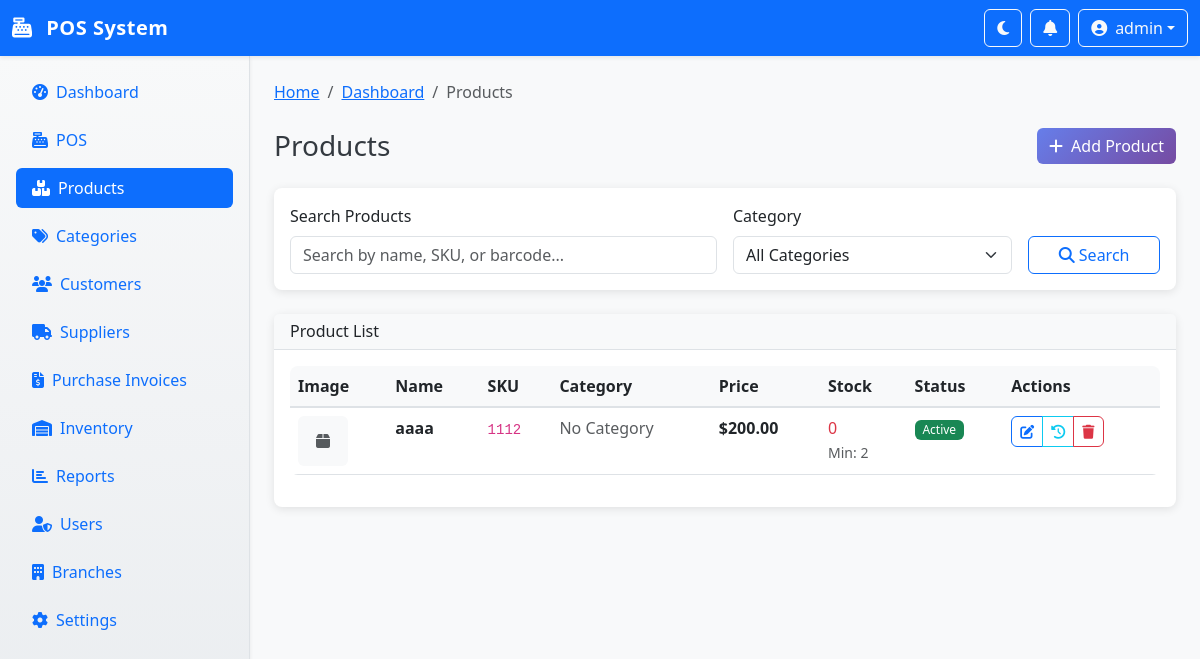
The page /products (signed in) on the database its author committed.
### app.py (models this page shows, shortened)
class User(UserMixin, db.Model):
    id = db.Column(db.Integer, primary_key=True)
    username = db.Column(db.String(80), unique=True, nullable=False)
    email = db.Column(db.String(120), unique=True, nullable=False)
    password_hash = db.Column(db.String(128), nullable=False)
    role = db.Column(db.String(20), nullable=False, default='cashier')  # admin, manager, cashier, inventory_manager
    is_active = db.Column(db.Boolean, default=True)
    branch_id = db.Column(db.Integer, db.ForeignKey('branch.id'), nullable=True)
    created_at = db.Column(db.DateTime, default=datetime.utcnow)
    last_login = db.Column(db.DateTime, nullable=True)
    branch = db.relationship('Branch', backref=db.backref('users', lazy=True))

class Product(db.Model):
    id = db.Column(db.Integer, primary_key=True)
    name = db.Column(db.String(200), nullable=False)
    description = db.Column(db.Text, nullable=True)
    sku = db.Column(db.String(50), unique=True, nullable=False)
    barcodes = db.Column(db.Text, nullable=True)  # JSON array of barcodes
    category_id = db.Column(db.Integer, db.ForeignKey('category.id'), nullable=True)
    price = db.Column(db.Float, nullable=False)
    cost_price = db.Column(db.Float, nullable=True)
    image = db.Column(db.String(255), nullable=True)
    is_active = db.Column(db.Boolean, default=True)
    track_inventory = db.Column(db.Boolean, default=True)
    min_stock = db.Column(db.Integer, default=0)
    max_stock = db.Column(db.Integer, nullable=True)
    box_qty = db.Column(db.Integer, default=1)  # Units per box
    is_favorite = db.Column(db.Boolean, default=False)  # Favorite product
    expiry_date = db.Column(db.Date, nullable=True)  # Expiration date
    created_at = db.Column(db.DateTime, default=datetime.utcnow)
    updated_at = db.Column(db.DateTime, default=datetime.utcnow, onupdate=datetime.utcnow)
    category = db.relationship('Category', backref=db.backref('products', lazy=True))
    inventories = db.relationship('Inventory', backref='product', lazy=True)
    @property
    def barcode_list(self):
        """Get barcodes as a list"""
        if self.barcodes:
            try:
                return json.loads(self.barcodes)
            except:
                return [self.barcodes] if self.barcodes else []
        return []

### app.py (the view, shortened to what this page needs)
@app.route('/products')
@login_required
def products():
    page = request.args.get('page', 1, type=int)
    per_page = 20
    search = request.args.get('search', '')
    query = Product.query.filter_by(is_active=True).order_by(Product.created_at.desc())
    products = query.paginate(page=page, per_page=per_page, error_out=False)
    categories = Category.query.filter_by(is_active=True).all()
    return render_template('products.html',
                         products=products,
                         categories=categories,
                         search=search)

### templates/products.html (shortened to what this page needs)
{% extends "base.html" %}
{% block breadcrumb_items %}
<li class="breadcrumb-item"><a href="{{ url_for('index') }}">Dashboard</a></li>
<li class="breadcrumb-item active">Products</li>
{% endblock %}
{% block content %}
<div class="row mb-4">
    <div class="col-12">
        <div class="d-flex justify-content-between align-items-center">
            <h1 class="h3 mb-0">Products</h1>
            <a href="{{ url_for('add_product') }}" class="btn btn-primary">
                <i class="fas fa-plus me-2"></i>Add Product
            </a>
        </div>
    </div>
</div>
<div class="row mb-4">
    <div class="col-12">
        <div class="card">
            <div class="card-body">
                <form method="GET" class="row g-3">
                    <div class="col-md-6">
                        <label class="form-label">Search Products</label>
                        <input type="text" class="form-control" name="search" value="{{ search }}" placeholder="Search by name, SKU, or barcode...">
                    </div>
                    <div class="col-md-4">
                        <label class="form-label">Category</label>
                        <select class="form-select" name="category">
                            <option value="">All Categories</option>
                        </select>
                    </div>
                    <div class="col-md-2">
                        <label class="form-label">&nbsp;</label>
                        <div class="d-grid">
                            <button type="submit" class="btn btn-outline-primary">
                                <i class="fas fa-search me-1"></i>Search
                            </button>
                        </div>
                    </div>
                </form>
            </div>
        </div>
    </div>
</div>
<div class="row">
    <div class="col-12">
        <div class="card">
            <div class="card-header">
                <h6 class="mb-0">Product List</h6>
            </div>
            <div class="card-body">
                {% if products.items %}
                <div class="table-responsive">
                    <table class="table table-hover">
                        <thead>
                            <tr>
                                <th>Image</th>
                                <th>Name</th>
                                <th>SKU</th>
                                <th>Category</th>
                                <th>Price</th>
                                <th>Stock</th>
                                <th>Status</th>
                                <th>Actions</th>
                            </tr>
                        </thead>
                        <tbody>
                            {% for product in products.items %}
                            <tr>
                                <td>
                                    {% if product.image %}
                                    <img src="{{ url_for('static', filename='uploads/products/' + product.image) }}"
                                         class="rounded" style="width: 50px; height: 50px; object-fit: cover;" alt="{{ product.name }}">
                                    {% else %}
                                    <div class="bg-light rounded d-flex align-items-center justify-content-center"
                                         style="width: 50px; height: 50px;">
                                        <i class="fas fa-box text-muted"></i>
                                    </div>
                                    {% endif %}
                                </td>
                                <td>
                                    <strong>{{ product.name }}</strong>
                                </td>
                                <td><code>{{ product.sku }}</code></td>
                                <td>
                                    {% if product.category %}
                                    <span class="badge bg-secondary">{{ product.category.name }}</span>
                                    {% else %}
                                    <span class="text-muted">No Category</span>
                                    {% endif %}
                                </td>
                                <td><strong>${{ "%.2f"|format(product.price) }}</strong></td>
                                <td>
                                    {% set total_stock = 0 %}
                                    {% for inventory in product.inventories %}
                                    {% set total_stock = total_stock + inventory.quantity %}
                                    {% endfor %}
                                    <span class="{% if total_stock <= product.min_stock %}text-danger{% elif total_stock <= product.min_stock * 2 %}text-warning{% else %}text-success{% endif %}">
                                        {{ total_stock }}
                                    </span>
                                    {% if product.min_stock > 0 %}
                                    <br><small class="text-muted">Min: {{ product.min_stock }}</small>
                                    {% endif %}
                                </td>
                                <td>
                                    {% if product.is_active %}
                                    <span class="badge bg-success">Active</span>
                                    {% else %}
                                    <span class="badge bg-secondary">Inactive</span>
                                    {% endif %}
                                </td>
                                <td>
                                    <div class="btn-group" role="group">
                                        <a href="{{ url_for('edit_product', id=product.id) }}" class="btn btn-sm btn-outline-primary" title="Edit">
                                            <i class="fas fa-edit"></i>
                                        </a>
                                        <a href="{{ url_for('product_movements', id=product.id) }}" class="btn btn-sm btn-outline-info" title="View Movements">
                                            <i class="fas fa-history"></i>
                                        </a>
                                        <button class="btn btn-sm btn-outline-danger" title="Delete"
                                                onclick="deleteProduct({{ product.id }}, '{{ product.name }}')">
                                            <i class="fas fa-trash"></i>
                                        </button>
                                    </div>
                                </td>
                            </tr>
                            {% endfor %}
                        </tbody>
                    </table>
                </div>
                {% endif %}
            </div>
        </div>
    </div>
</div>
{% endblock %}

### templates/base.html (shortened to what this page needs)
<!DOCTYPE html>
<html lang="en" data-bs-theme="light">
<head>
    <link href="https://cdn.jsdelivr.net/npm/bootstrap@5.3.0/dist/css/bootstrap.min.css" rel="stylesheet">
    <link href="https://cdnjs.cloudflare.com/ajax/libs/font-awesome/6.4.0/css/all.min.css" rel="stylesheet">
    <link href="{{ url_for('static', filename='css/style.css') }}" rel="stylesheet">
</head>
<body class="bg-light">
    <nav class="navbar navbar-expand-lg navbar-dark bg-primary shadow-sm" id="top-navbar">
        <div class="container-fluid">
            <a class="navbar-brand fw-bold" href="{{ url_for('index') }}">
                <i class="fas fa-cash-register me-2"></i>
                POS System
            </a>
            <div class="d-flex align-items-center">
                <button class="btn btn-outline-light me-2" id="theme-toggle" title="Toggle Theme">
                    <i class="fas fa-moon"></i>
                </button>
                <div class="dropdown me-2">
                    <button class="btn btn-outline-light position-relative" type="button" id="notifications-dropdown" data-bs-toggle="dropdown">
                        <i class="fas fa-bell"></i>
                    </button>
                </div>
                <div class="dropdown">
                    <button class="btn btn-outline-light dropdown-toggle d-flex align-items-center" type="button" id="user-dropdown" data-bs-toggle="dropdown">
                        <i class="fas fa-user-circle me-2"></i>
                        <span class="d-none d-sm-inline">{{ current_user.username }}</span>
                    </button>
                </div>
            </div>
        </div>
    </nav>
    <div class="d-flex">
        <nav id="sidebar" class="bg-white shadow-sm border-end" style="width: 250px; min-height: calc(100vh - 56px);">
            <div class="p-3">
                <ul class="nav nav-pills flex-column">
                    <li class="nav-item mb-2">
                        <a class="nav-link {% if request.endpoint == 'index' %}active{% endif %}" href="{{ url_for('index') }}">
                            <i class="fas fa-tachometer-alt me-2"></i>Dashboard
                        </a>
                    </li>
                    <li class="nav-item mb-2">
                        <a class="nav-link {% if request.endpoint == 'pos' %}active{% endif %}" href="{{ url_for('pos') }}">
                            <i class="fas fa-cash-register me-2"></i>POS
                        </a>
                    </li>
                    <li class="nav-item mb-2">
                        <a class="nav-link {% if 'product' in request.endpoint %}active{% endif %}" href="{{ url_for('products') }}">
                            <i class="fas fa-boxes me-2"></i>Products
                        </a>
                    </li>
                    <li class="nav-item mb-2">
                        <a class="nav-link {% if 'category' in request.endpoint %}active{% endif %}" href="{{ url_for('categories') }}">
                            <i class="fas fa-tags me-2"></i>Categories
                        </a>
                    </li>
                    <li class="nav-item mb-2">
                        <a class="nav-link {% if 'customer' in request.endpoint %}active{% endif %}" href="{{ url_for('customers') }}">
                            <i class="fas fa-users me-2"></i>Customers
                        </a>
                    </li>
                    <li class="nav-item mb-2">
                        <a class="nav-link {% if 'supplier' in request.endpoint %}active{% endif %}" href="{{ url_for('suppliers') }}">
                            <i class="fas fa-truck me-2"></i>Suppliers
                        </a>
                    </li>
                    <li class="nav-item mb-2">
                        <a class="nav-link {% if 'purchase_invoice' in request.endpoint %}active{% endif %}" href="{{ url_for('purchase_invoices') }}">
                            <i class="fas fa-file-invoice-dollar me-2"></i>Purchase Invoices
                        </a>
                    </li>
                    {% if current_user.role in ['admin', 'manager'] %}
                    <li class="nav-item mb-2">
                        <a class="nav-link {% if 'inventory' in request.endpoint %}active{% endif %}" href="{{ url_for('inventory') }}">
                            <i class="fas fa-warehouse me-2"></i>Inventory
                        </a>
                    </li>
                    <li class="nav-item mb-2">
                        <a class="nav-link {% if 'report' in request.endpoint %}active{% endif %}" href="{{ url_for('reports') }}">
                            <i class="fas fa-chart-bar me-2"></i>Reports
                        </a>
                    </li>
                    {% endif %}
                    {% if current_user.role == 'admin' %}
                    <li class="nav-item mb-2">
                        <a class="nav-link {% if 'user' in request.endpoint %}active{% endif %}" href="{{ url_for('users') }}">
                            <i class="fas fa-user-shield me-2"></i>Users
                        </a>
                    </li>
                    <li class="nav-item mb-2">
                        <a class="nav-link {% if 'branch' in request.endpoint %}active{% endif %}" href="{{ url_for('branches') }}">
                            <i class="fas fa-building me-2"></i>Branches
                        </a>
                    </li>
                    <li class="nav-item mb-2">
                        <a class="nav-link {% if request.endpoint == 'settings' %}active{% endif %}" href="{{ url_for('settings') }}">
                            <i class="fas fa-cog me-2"></i>Settings
                        </a>
                    </li>
                    {% endif %}
                </ul>
            </div>
        </nav>
        <main class="flex-fill p-4" id="main-content">
            {% block breadcrumb %}
            <nav aria-label="breadcrumb" class="mb-4">
                <ol class="breadcrumb">
                    <li class="breadcrumb-item"><a href="{{ url_for('index') }}">Home</a></li>
                    {% block breadcrumb_items %}{% endblock %}
                </ol>
            </nav>
            {% endblock %}
            {% block content %}{% endblock %}
        </main>
    </div>
</body>
</html>

### rows shown on the page
User: username "admin"
Product: name "aaaa", sku "1112", price "200.00", total_stock "0", min_stock "2", is_active "Active"
